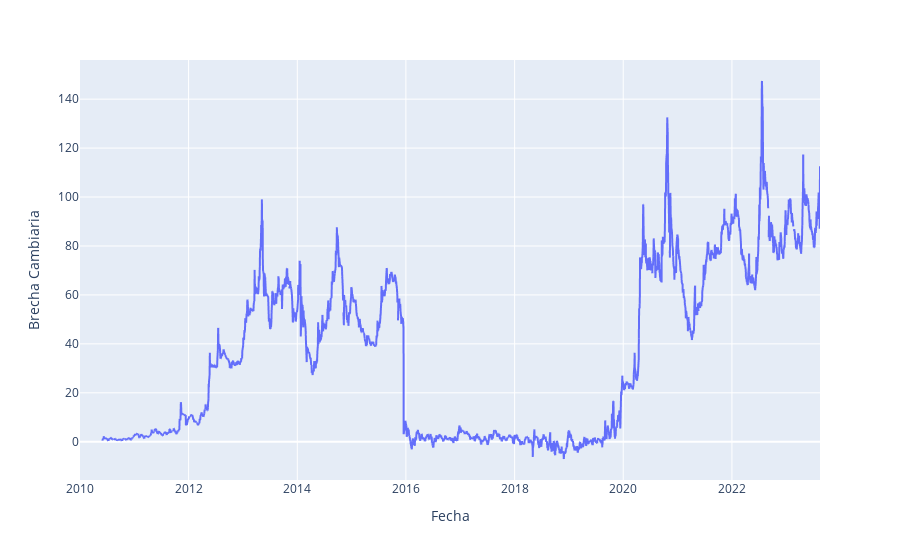

Notebook source saved alongside this figure:
### Code cell
# Graficamos con lineas, las variaciones de la brecha cambiaria en el tiempo
fig = px.line(df_cotiz_y_eventos, x='fecha', y='brecha',
              labels={'fecha': 'Fecha', 'brecha': 'Brecha Cambiaria'},
              color_discrete_map={'brecha': 'violet'})
fig.show()

### Figure 1 — Plotly figure (JSON) as saved in the notebook; plotly's stock layout.template omitted (floating-point values rounded to 4 significant figures; data arrays with more than 128 entries replaced by an {"elided": "..."} marker saying what was removed)
{"data": [{"hovertemplate": "Fecha=%{x}<br>Brecha Cambiaria=%{y}<extra></extra>", "legendgroup": "", "line": {"color": "#636efa", "dash": "solid"}, "marker": {"symbol": "circle"}, "mode": "lines", "name": "", "showlegend": false, "type": "scattergl", "x": {"elided": "3342 str values"}, "xaxis": "x", "y": {"elided": "3342 float values"}, "yaxis": "y"}], "layout": {"legend": {"tracegroupgap": 0}, "margin": {"t": 60}, "xaxis": {"anchor": "y", "domain": [0, 1], "title": {"text": "Fecha"}}, "yaxis": {"anchor": "x", "domain": [0, 1], "title": {"text": "Brecha Cambiaria"}}}}
